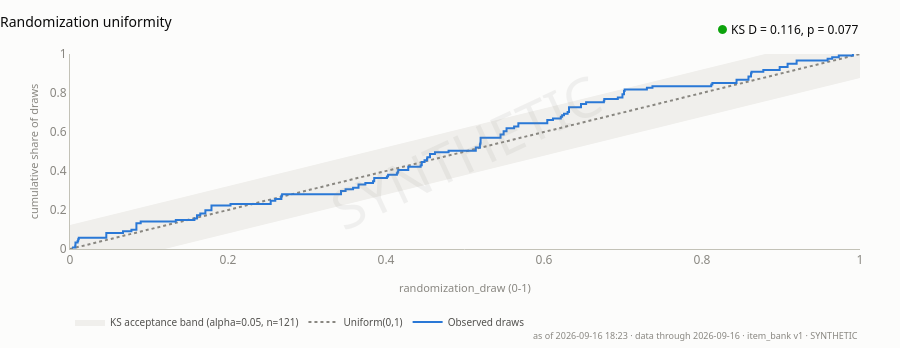

The code cell stored with this chart in its notebook:
### Code cell
# The ECDF of every randomization draw against Uniform(0,1), now with the KS
# acceptance envelope at alpha = 0.05 drawn as a shaded band. With few draws a
# staircase sits visibly off the diagonal even under a perfect RNG, so the
# p-value used to be the only thing saying the randomiser was fine. Inside the
# band is now readable without reading the statistic.
strip["randomization"]

### Figure 1 — Plotly figure (JSON) as saved in the notebook; plotly's stock layout.template omitted (floating-point values rounded to 4 significant figures; data arrays with more than 128 entries replaced by an {"elided": "..."} marker saying what was removed)
{"data": [{"fill": "toself", "fillcolor": "#f0efec", "hoverinfo": "skip", "line": {"width": 0}, "name": "KS acceptance band (alpha=0.05, n=121)", "showlegend": true, "type": "scatter", "x": {"elided": "202 float values"}, "y": {"elided": "202 float values"}}, {"hovertemplate": "Uniform(0,1)<br>%{x:.2f}<extra></extra>", "line": {"color": "#898781", "dash": "dot", "width": 2}, "mode": "lines", "name": "Uniform(0,1)", "type": "scatter", "x": [0, 1], "y": [0, 1]}, {"hovertemplate": "Observed<br>draw %{x:.3f}<br>ECDF %{y:.2f}<extra></extra>", "line": {"color": "#2a78d6", "shape": "hv", "width": 2}, "mode": "lines", "name": "Observed draws", "type": "scatter", "x": [0.002521, 0.006588, 0.006927, 0.006927, 0.009672, 0.01034, 0.01111, 0.04596, 0.04596, 0.04596, 0.0671, 0.07776, 0.08406, 0.08406, 0.08406, 0.08406, 0.08948, 0.1339, 0.1575, 0.1607, 0.1607, 0.1649, 0.1714, 0.1714, 0.1791, 0.1791, 0.1791, 0.2032, 0.254, 0.254, 0.2599, 0.2675, 0.2675, 0.2685, 0.343, 0.343, 0.3488, 0.3583, 0.3652, 0.3652, 0.3739, 0.3835, 0.3851, 0.3851, 0.4012, 0.4027, 0.4138, 0.4148, 0.4155, 0.4282, 0.4282, 0.4439, 0.4453, 0.4453, 0.4488, 0.4519, 0.4523, 0.4557, 0.4557, 0.462, 0.4792, 0.5137, 0.5137, 0.5189, 0.5189, 0.5195, 0.5198, 0.5198, 0.5198, 0.545, 0.545, 0.5489, 0.5489, 0.5526, 0.5526, 0.5622, 0.5675, 0.5675, 0.6041, 0.6041, 0.6113, 0.6213, 0.623, 0.6253, 0.6299, 0.6317, 0.6317, 0.6317, 0.6468, 0.6468, 0.6533, 0.6758, 0.6763, 0.6934, 0.6993, 0.6993, 0.7013, 0.7013, 0.7021, 0.7302, 0.7373, 0.8117, 0.8132, 0.8437, 0.8437, 0.8588, 0.8588, 0.862, 0.862, 0.8627, 0.8776, 0.8983, 0.8983, 0.9083, 0.9083, 0.9198, 0.9198, 0.959, 0.9648, 0.9732, 0.9911], "y": [0.008264, 0.01653, 0.02479, 0.03306, 0.04132, 0.04959, 0.05785, 0.06612, 0.07438, 0.08264, 0.09091, 0.09917, 0.1074, 0.1157, 0.124, 0.1322, 0.1405, 0.1488, 0.157, 0.1653, 0.1736, 0.1818, 0.1901, 0.1983, 0.2066, 0.2149, 0.2231, 0.2314, 0.2397, 0.2479, 0.2562, 0.2645, 0.2727, 0.281, 0.2893, 0.2975, 0.3058, 0.314, 0.3223, 0.3306, 0.3388, 0.3471, 0.3554, 0.3636, 0.3719, 0.3802, 0.3884, 0.3967, 0.405, 0.4132, 0.4215, 0.4298, 0.438, 0.4463, 0.4545, 0.4628, 0.4711, 0.4793, 0.4876, 0.4959, 0.5041, 0.5124, 0.5207, 0.5289, 0.5372, 0.5455, 0.5537, 0.562, 0.5702, 0.5785, 0.5868, 0.595, 0.6033, 0.6116, 0.6198, 0.6281, 0.6364, 0.6446, 0.6529, 0.6612, 0.6694, 0.6777, 0.686, 0.6942, 0.7025, 0.7107, 0.719, 0.7273, 0.7355, 0.7438, 0.7521, 0.7603, 0.7686, 0.7769, 0.7851, 0.7934, 0.8017, 0.8099, 0.8182, 0.8264, 0.8347, 0.843, 0.8512, 0.8595, 0.8678, 0.876, 0.8843, 0.8926, 0.9008, 0.9091, 0.9174, 0.9256, 0.9339, 0.9421, 0.9504, 0.9587, 0.9669, 0.9752, 0.9835, 0.9917, 1]}], "layout": {"annotations": [{"font": {"color": "#0b0b0b", "family": "system-ui, -apple-system, \"Segoe UI\", sans-serif", "size": 12}, "showarrow": false, "text": "<span style='color:#0ca30c'>●</span> KS D = 0.116, p = 0.077", "x": 1, "xanchor": "right", "xref": "paper", "y": 1, "yanchor": "bottom", "yref": "paper", "yshift": 14}, {"font": {"color": "#898781", "family": "system-ui, -apple-system, \"Segoe UI\", sans-serif", "size": 9}, "showarrow": false, "text": "as of 2026-09-16 18:23 · data through 2026-09-16 · item_bank v1 · SYNTHETIC", "x": 1, "xanchor": "right", "xref": "paper", "y": 0, "yanchor": "top", "yref": "paper", "yshift": -78}, {"font": {"color": "#898781", "family": "system-ui, -apple-system, \"Segoe UI\", sans-serif", "size": 55}, "opacity": 0.1, "showarrow": false, "text": "SYNTHETIC", "textangle": -25, "x": 0.5, "xref": "paper", "y": 0.5, "yref": "paper"}], "font": {"color": "#52514e", "family": "system-ui, -apple-system, \"Segoe UI\", sans-serif", "size": 12}, "height": 348, "hoverlabel": {"bgcolor": "#fcfcfb", "font": {"color": "#0b0b0b", "family": "system-ui, -apple-system, \"Segoe UI\", sans-serif"}}, "legend": {"font": {"color": "#52514e", "size": 10}, "orientation": "h", "x": 0, "y": -0.3}, "margin": {"b": 94, "l": 70, "r": 40, "t": 54}, "paper_bgcolor": "#fcfcfb", "plot_bgcolor": "#fcfcfb", "showlegend": true, "title": {"font": {"color": "#0b0b0b", "size": 14}, "text": "Randomization uniformity", "x": 0, "xanchor": "left"}, "xaxis": {"linecolor": "#c3c2b7", "range": [0, 1], "showgrid": false, "tickfont": {"color": "#898781"}, "title": {"font": {"color": "#898781", "size": 11}, "text": "randomization_draw (0-1)"}, "zeroline": false}, "yaxis": {"gridcolor": "#e1e0d9", "linecolor": "#c3c2b7", "range": [0, 1], "showgrid": false, "tickfont": {"color": "#898781"}, "title": {"font": {"color": "#898781", "size": 11}, "text": "cumulative share of draws"}, "zeroline": false}}}
